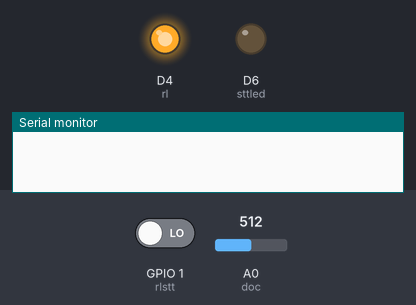
The sketch below on a simulated ESP8266 (Wemos D1 mini). On the bench: output pins drawn as LEDs (lit = HIGH), the last lines printed to the serial monitor. The test bench sets the inputs (shaded band); at power-on: GPIO 1 (rlstt) LOW, A0 (doc) = 512. WiFi joins after 1.5 s; servers stay silent unless stated.

Above: at 0.1 s.
At 2.0 s:
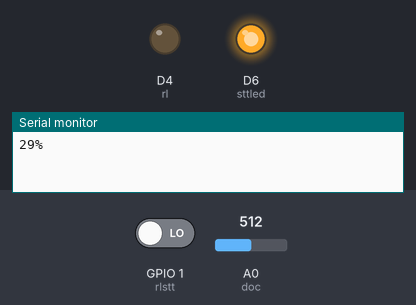
Timing chart, 0 to 3.5 s (numbered marks = the images above):
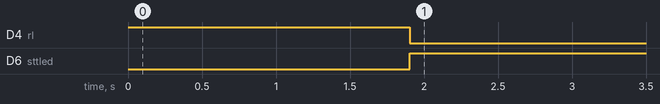

The sketch:

MKe_13_IOT_II.ino
```cpp
#include <SimpleKalmanFilter.h>

// Khai bao ID Blynk
#define BLYNK_TEMPLATE_ID "TMPL5KBQvvxg"
#define BLYNK_DEVICE_NAME "Plant"

#define BLYNK_FIRMWARE_VERSION        "0.1.0"

#define BLYNK_PRINT Serial
#define BLYNK_DEBUG

#include "ThingSpeak.h"
#include <ESP8266WiFi.h>

SimpleKalmanFilter simpleKalmanFilter(1, 1, 0.01);

WiFiClient  client;

// Khai bao ID ThingSpeak
unsigned long counterChannelNumber  = 1804655;         // Channel ID
const char* writeAPIKey = "D7ZLRILHR7B9VW6Z";   // Write API Key
const int FieldNumber1        = 1;

//Khai bao bien
int sttled = D6;
int doc = A0;
int rl = D4;
int Percent_raw = 0;
int maplow = 658;
int maphigh = 410;
int rlstt = 0;
// Ket thuc khai bao

#define APP_DEBUG

#include "BlynkEdgent.h"

void setup()
{
  pinMode(sttled, OUTPUT);
  pinMode(rl, OUTPUT);
  pinMode(doc, INPUT);

  digitalWrite(rl, HIGH);

  Serial.begin(115200);
  delay(100);

  BlynkEdgent.begin();
  ThingSpeak.begin(client);
}

void loop() {
  BlynkEdgent.run();

  digitalWrite(sttled, HIGH);
  Blynk.virtualWrite(V1, digitalRead(sttled));

  int analogValue = analogRead(doc);
  Percent_raw = map(analogValue,maplow, maphigh,0, 100);

  // Dung bo loc Kalman de lay gia tri chuan nhat
  int Percent = simpleKalmanFilter.updateEstimate(Percent_raw);

  Serial.print(Percent);
  Serial.println("%");

  if (Percent < 60){
    digitalWrite(rl, LOW); // Relay kich muc thap
    rlstt = 1;
    Blynk.virtualWrite(V2, digitalRead(rlstt));
  }
  else if(Percent < 70){
    digitalWrite(rl, HIGH);
    rlstt = 0;
    Blynk.virtualWrite(V2, digitalRead(rlstt));
  }

  Blynk.virtualWrite(V0, Percent);
  int x = ThingSpeak.writeField(counterChannelNumber, 1, Percent, writeAPIKey);

  delay(500);
}
BLYNK_CONNECTED() {
  // Request Blynk server to re-send latest values for all pins
  Blynk.syncAll();
  //Blynk.syncVirtual(V0, V2);
}
```

Measured:
- by itself, D4 (rl): HIGH → LOW at 1.9 s
- by itself, D6 (sttled): LOW → HIGH at 1.9 s
